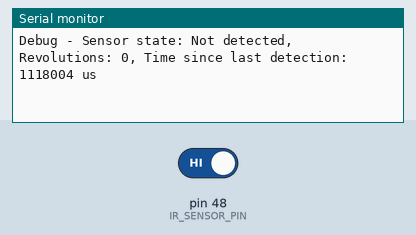
Simulated run of this sketch. Board: Arduino Mega 2560, built with avr-gcc and run on an emulated ATmega2560. Parts: the last lines printed to the serial monitor. The inputs (shaded band) are chosen by the test bench; at power-on: pin 48 (IR_SENSOR_PIN) HIGH.

Above: at 1.2 s.
1.3 s: pin 48 (IR_SENSOR_PIN) driven LOW
At 1.31 s:
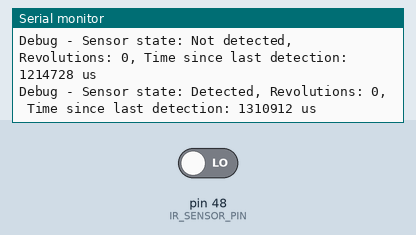
2.9 s: pin 48 (IR_SENSOR_PIN) driven HIGH
At 2.91 s:
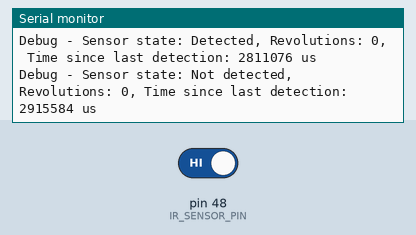

Measured:
- after the input at 1.3 s, the serial monitor: prints a new line at once (image 1)

The sketch:

rpm.ino
```cpp
const int IR_SENSOR_PIN = 48;  // Digital pin 48 for IR sensor input

volatile unsigned long lastDetectionTime = 0;
volatile unsigned long revolutions = 0;
unsigned long lastRpmCalcTime = 0;
unsigned int rpm = 0;

// Debug variables
unsigned long lastDebugTime = 0;
const unsigned long DEBUG_INTERVAL = 100; // Print debug info every 100ms

void setupIRSensor() {
  pinMode(IR_SENSOR_PIN, INPUT_PULLUP);
  attachInterrupt(digitalPinToInterrupt(IR_SENSOR_PIN), countRevolution, FALLING);
  Serial.println("IR proximity sensor initialized for RPM measurement");
}

void countRevolution() {
  unsigned long currentTime = micros();
  if (currentTime - lastDetectionTime > 1000) { // Debounce: ignore detections within 1ms
    revolutions++;
    lastDetectionTime = currentTime;
  }
}

void calculateRPM() {
  unsigned long currentTime = millis();
  if (currentTime - lastRpmCalcTime >= 1000) { // Calculate RPM every second
    noInterrupts(); // Disable interrupts to safely read volatile variables
    unsigned long revs = revolutions;
    revolutions = 0;
    interrupts(); // Re-enable interrupts

    rpm = revs * 60; // Revolutions per minute
    lastRpmCalcTime = currentTime;

    Serial.print("RPM: ");
    Serial.println(rpm);
  }
}

void printDebugInfo() {
  unsigned long currentTime = millis();
  if (currentTime - lastDebugTime >= DEBUG_INTERVAL) {
    lastDebugTime = currentTime;

    Serial.print("Debug - Sensor state: ");
    Serial.print(digitalRead(IR_SENSOR_PIN) == LOW ? "Detected" : "Not detected");
    Serial.print(", Revolutions: ");
    Serial.print(revolutions);
    Serial.print(", Time since last detection: ");
    Serial.print(micros() - lastDetectionTime);
    Serial.println(" us");
  }
}

void setup() {
  Serial.begin(9600);
  while (!Serial) {
    ; // wait for serial port to connect. Needed for native USB
  }
  setupIRSensor();
  Serial.println("RPM measurement system ready. Attach sensor to motor and start rotation.");
}

void loop() {
  calculateRPM();
  printDebugInfo();
}
```
